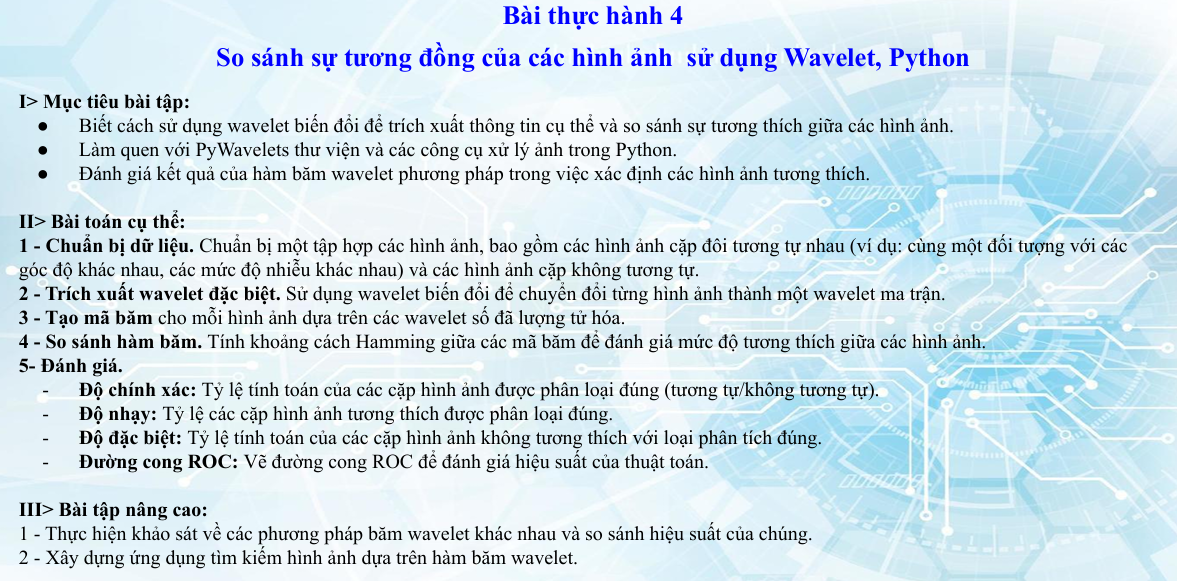
#> input picture Solutions/Lab 4 (Chapter 3.1)/Requirements-lab4-1.png, 1177 x 581 px; its folder holds only this picture in this run
$ python -i preprocessing.py   (imports and definitions only)
#> lines starting #> are read from the running program, lines starting #| are printed output that depends on the picture
# Preprocessing Module - Các hàm tiền xử lý ảnh và tạo cặp ảnh để đánh giá

import numpy as np
from PIL import Image
from pathlib import Path
from typing import List, Tuple, Optional, Union
import csv

# Các định dạng ảnh hỗ trợ
SUPPORTED_EXTENSIONS = {'.jpg', '.jpeg', '.png', '.bmp', '.tiff', '.webp'}


# Đọc ảnh, chuyển sang grayscale (nếu cần) và resize về kích thước chuẩn
# [16 lines left out: function load_and_preprocess, not called in this run]


# Load ảnh từ path hoặc trả về nếu đã là numpy array
def load_image_array(image_input: Union[str, Path, np.ndarray], size: Tuple[int, int] = (256, 256)) -> np.ndarray:
    if isinstance(image_input, np.ndarray):
        # Đã là array, chuẩn hóa về grayscale nếu cần
        if len(image_input.shape) == 3:
            # RGB -> Grayscale sử dụng công thức luminance
            arr = 0.299 * image_input[:, :, 0] + 0.587 * image_input[:, :, 1] + 0.114 * image_input[:, :, 2]
            arr = arr.astype(np.float32)
        else:
            arr = image_input.astype(np.float32)

        # Resize nếu kích thước khác
        from PIL import Image
        if arr.shape != (size[1], size[0]):
            img = Image.fromarray(arr.astype(np.uint8))
            img = img.resize(size, Image.BILINEAR)
            arr = np.asarray(img, dtype=np.float32)
        return arr
    else:
        return load_and_preprocess(image_input, size=size, grayscale=True)


# Thu thập các cặp ảnh similar/dissimilar từ cấu trúc thư mục
# [199 lines left out: functions create_image_pairs_from_folder, generate_synthetic_pairs, save_pairs_to_csv, load_pairs_from_csv, not called in this run]

>>> import cv2
>>> picture = cv2.imread('../Requirements-lab4-1.png', cv2.IMREAD_GRAYSCALE)
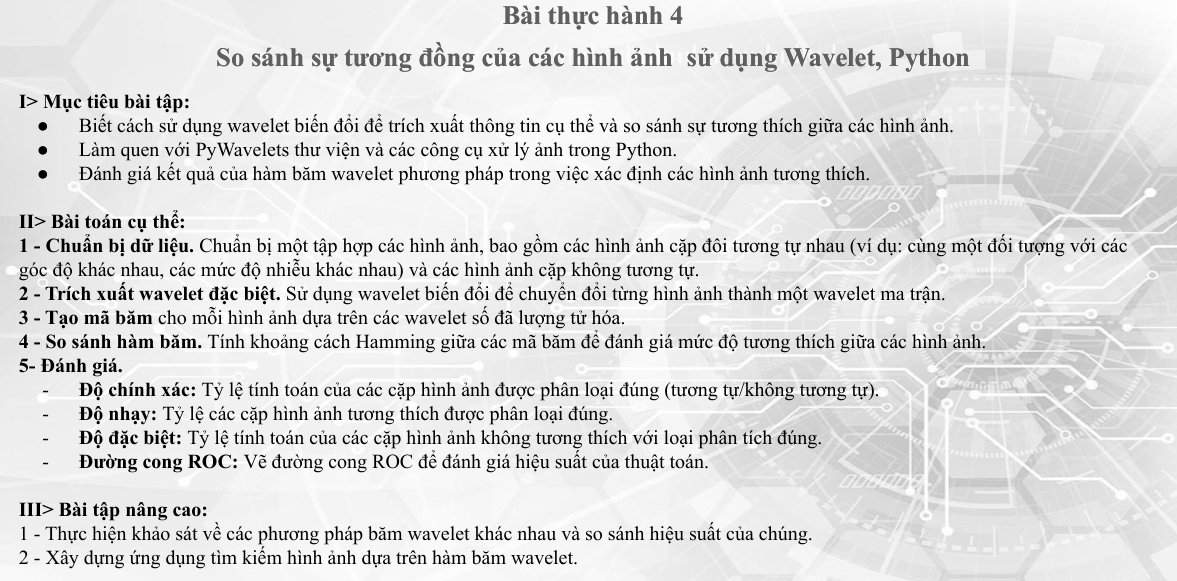
#> picture: shape (581, 1177); min 0, max 255, mean 220.6
>>> result = load_image_array(picture)
#> in load_image_array, `img = img.resize(size, Image.BILINEAR)`:
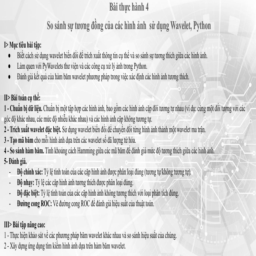
#> img: PIL image 256x256 L; min 10, max 255, mean 220.6

$ run again, on Solutions/Lab 4 (Chapter 3.1)/Requirements-lab4-2.png
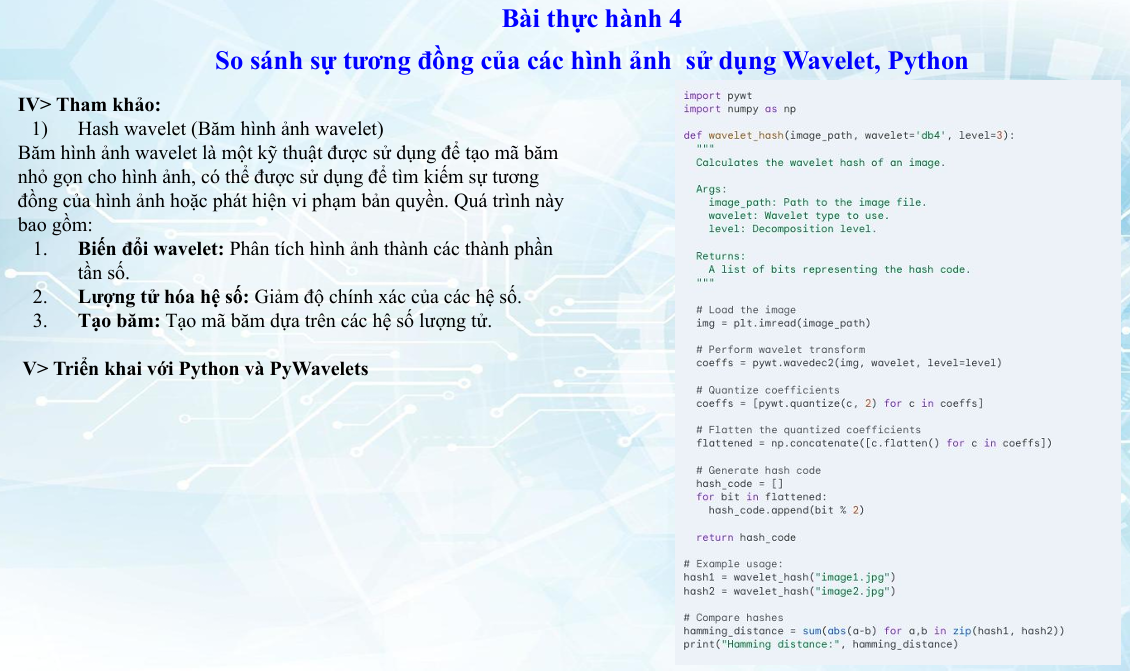
#> input picture Solutions/Lab 4 (Chapter 3.1)/Requirements-lab4-2.png, 1130 x 671 px
#> `picture = cv2.imread('../Requirements-lab4-1.png', cv2.IMREAD_GRAYSCALE)`:
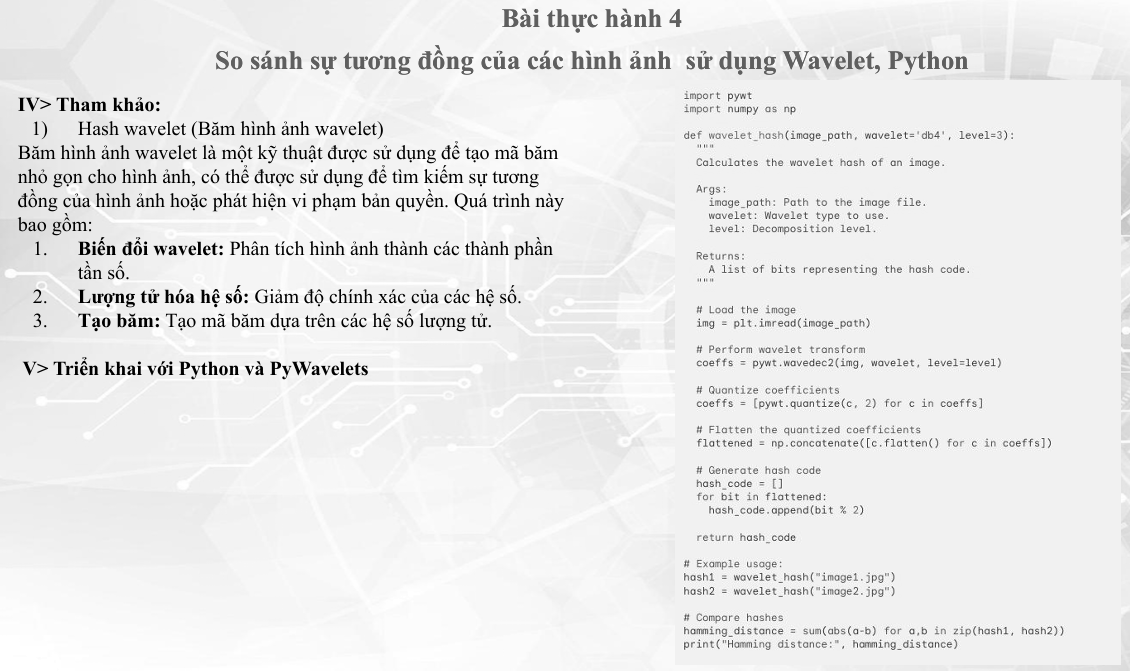
#> picture: shape (671, 1130); min 0, max 255, mean 233.8
#> in load_image_array, `img = img.resize(size, Image.BILINEAR)`:
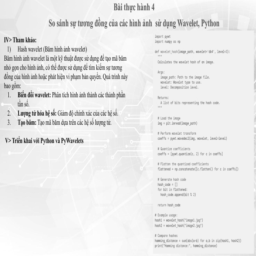
#> img: PIL image 256x256 L; min 65, max 255, mean 233.8

$ run again, on Solutions/Lab 4 (Chapter 3.1)/Requirements-lab4-3.png
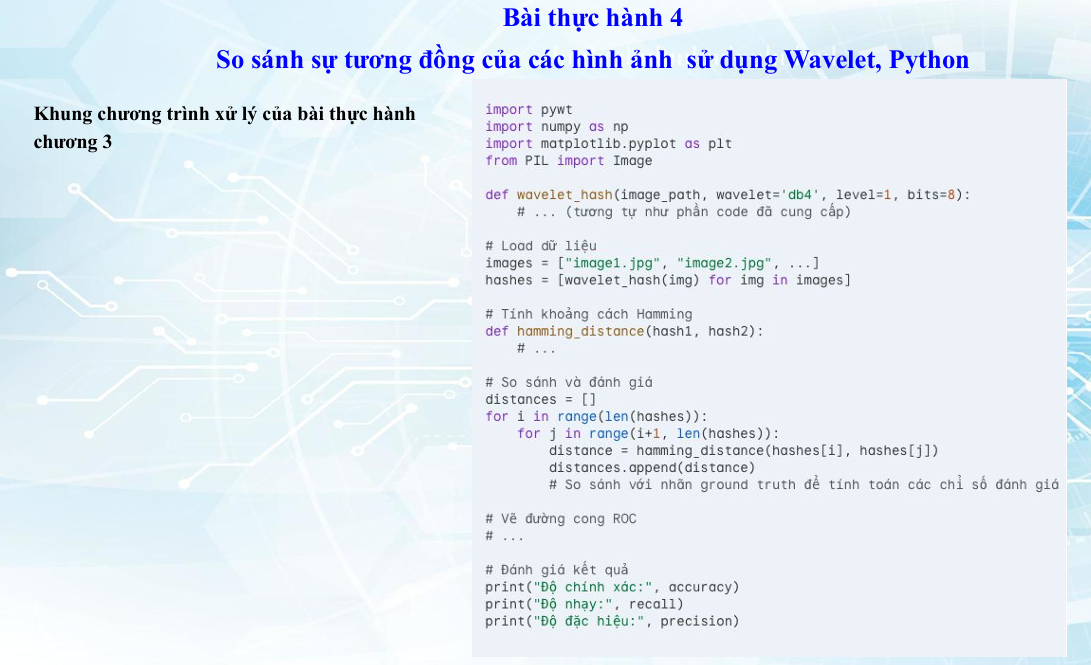
#> input picture Solutions/Lab 4 (Chapter 3.1)/Requirements-lab4-3.png, 1091 x 665 px
#> `picture = cv2.imread('../Requirements-lab4-1.png', cv2.IMREAD_GRAYSCALE)`:
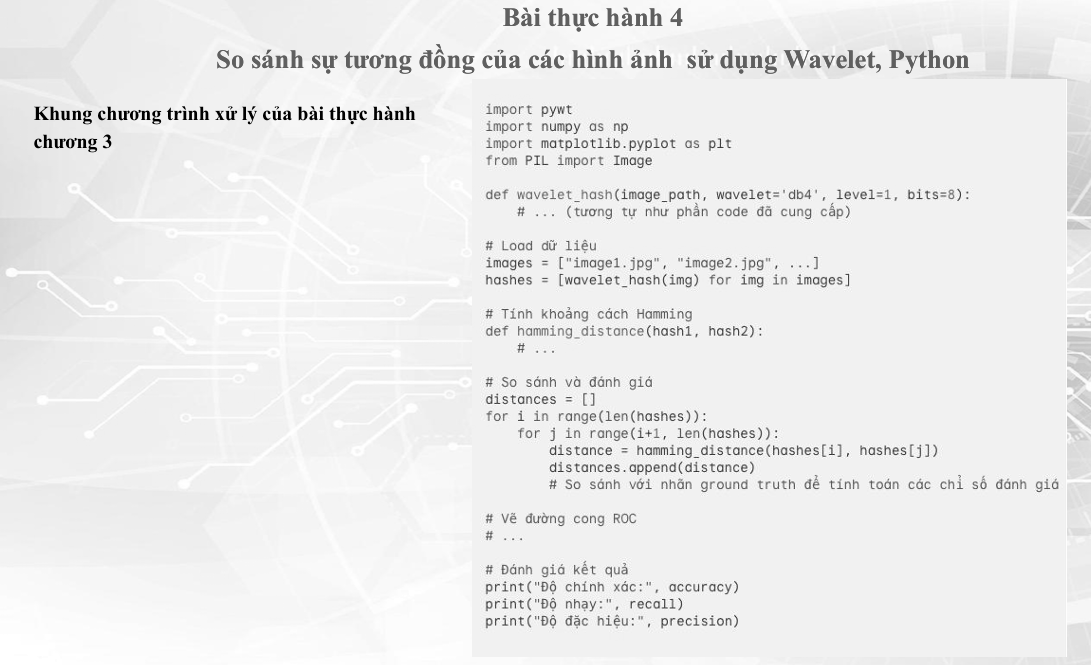
#> picture: shape (665, 1091); min 0, max 255, mean 236.1
#> in load_image_array, `img = img.resize(size, Image.BILINEAR)`:
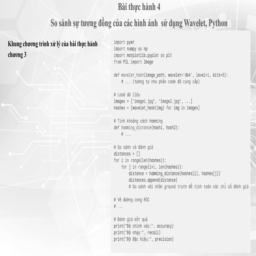
#> img: PIL image 256x256 L; min 64, max 255, mean 236.1
